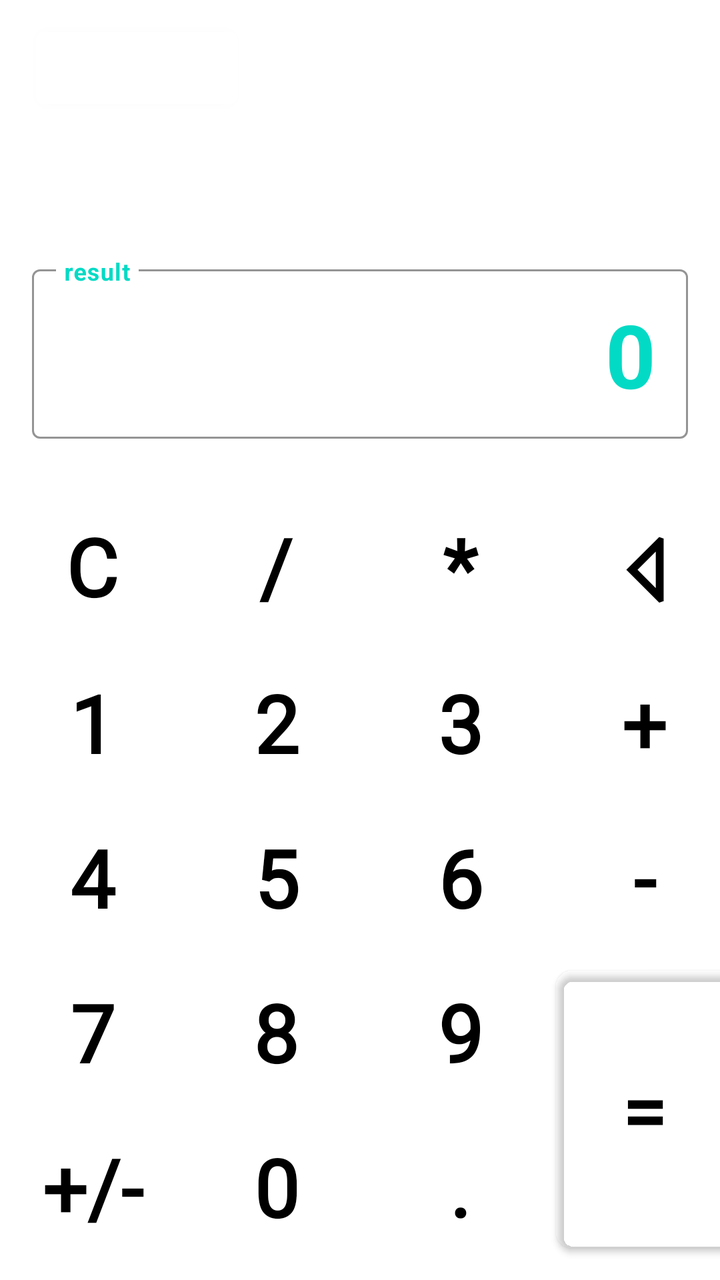
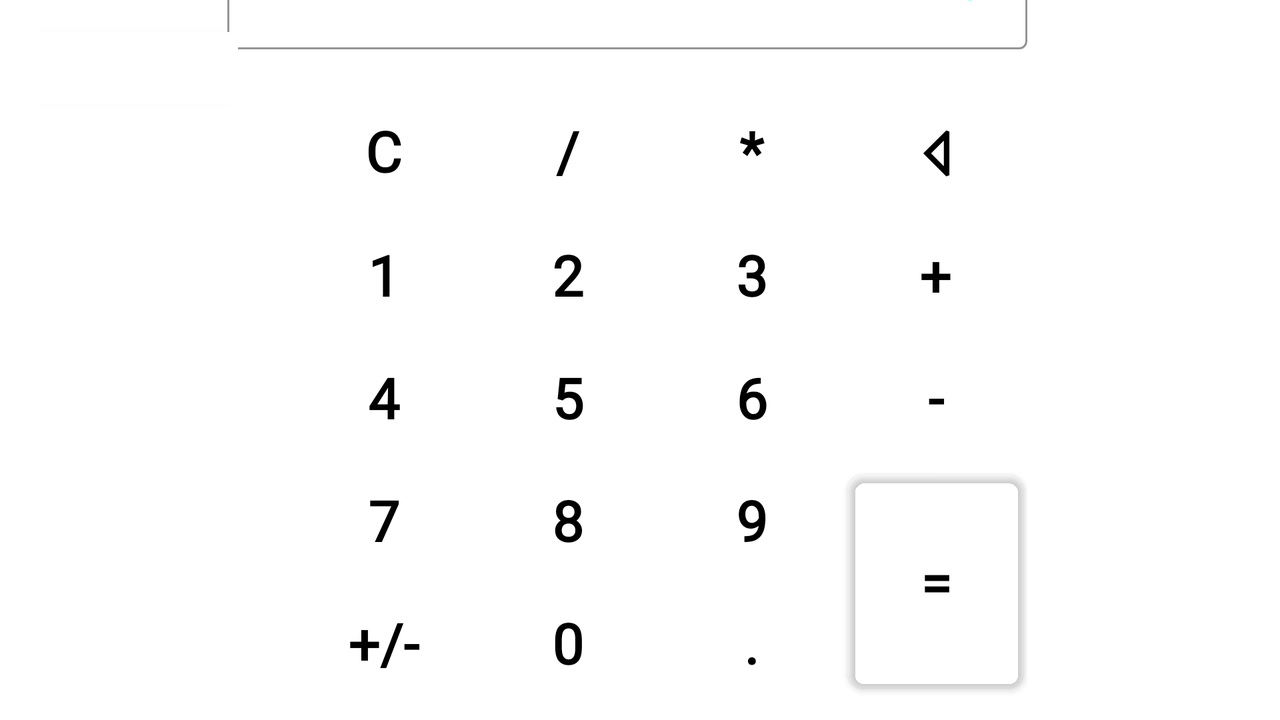

One screen, two layout resources from the same app: the default and the repository's alternative for another configuration. Each is rendered where Android would select it; the XML of both is given below.
<!-- AndroidManifest.xml: application theme Theme.AndroidCore -->
<!-- res/layout/calculator_layout.xml -->
<?xml version="1.0" encoding="utf-8"?>
<androidx.constraintlayout.widget.ConstraintLayout xmlns:android="http://schemas.android.com/apk/res/android"
    xmlns:app="http://schemas.android.com/apk/res-auto"
    xmlns:tools="http://schemas.android.com/tools"
    android:layout_width="match_parent"
    android:layout_height="match_parent">

    

    

    <com.google.android.material.button.MaterialButton
        android:id="@+id/button_dark_theme"
        style="@style/JT.SmallShapeAppearance"
        android:text="@string/calcDarkTheme"
        android:visibility="gone"
        app:layout_constraintStart_toStartOf="parent"
        app:layout_constraintTop_toTopOf="@+id/guidelineTop" />

    <com.google.android.material.button.MaterialButton
        android:id="@+id/button_light_theme"
        style="@style/JT.SmallShapeAppearance"
        android:text="@string/calcLightTheme"
        android:visibility="gone"
        app:layout_constraintStart_toEndOf="@+id/button_dark_theme"
        app:layout_constraintTop_toTopOf="@+id/guidelineTop" />

    <com.google.android.material.button.MaterialButton
        android:id="@+id/button_theme_dialog"
        style="@style/JT.SmallShapeAppearance"
        android:text="@string/theme"
        app:layout_constraintStart_toStartOf="@+id/guidelineLeft"
        app:layout_constraintTop_toTopOf="@+id/guidelineTop" />

    <com.google.android.material.textview.MaterialTextView
        android:id="@+id/textViewResult"
        style="@style/JT.TextViewInfoNumber"
        android:layout_width="0dp"
        android:layout_height="wrap_content"
        app:layout_constraintBottom_toTopOf="@+id/textInputLayout"
        app:layout_constraintEnd_toEndOf="@id/guidelineRight"
        app:layout_constraintStart_toStartOf="@+id/guidelineLeft" />

    <com.google.android.material.textfield.TextInputLayout
        android:id="@+id/textInputLayout"
        style="@style/JT.EditTextInputNumberLayout"
        android:layout_width="0dp"
        android:layout_height="wrap_content"
        android:layout_marginBottom="@dimen/std_margins"
        app:layout_constraintBottom_toTopOf="@+id/includeButtonGrid"
        app:layout_constraintEnd_toEndOf="@id/guidelineRight"
        app:layout_constraintStart_toStartOf="@id/guidelineLeft">

        <com.google.android.material.textfield.TextInputEditText
            android:id="@+id/editTextInputNumber"
            style="@style/JT.EditTextInputNumber"
            android:layout_width="match_parent"
            android:layout_height="match_parent" />
    </com.google.android.material.textfield.TextInputLayout>

    <include
        android:id="@+id/includeButtonGrid"
        layout="@layout/calculator_grid_layout"
        android:layout_width="wrap_content"
        android:layout_height="wrap_content"
        app:layout_constraintBottom_toTopOf="@+id/guidelineBottom"
        app:layout_constraintEnd_toEndOf="@id/guidelineRight"
        app:layout_constraintStart_toStartOf="@+id/guidelineLeft" />

    <androidx.constraintlayout.widget.Guideline
        android:id="@+id/guidelineLeft"
        android:layout_width="wrap_content"
        android:layout_height="wrap_content"
        android:orientation="vertical"
        app:layout_constraintGuide_begin="16dp" />

    <androidx.constraintlayout.widget.Guideline
        android:id="@+id/guidelineRight"
        android:layout_width="wrap_content"
        android:layout_height="wrap_content"
        android:orientation="vertical"
        app:layout_constraintGuide_end="16dp" />

    <androidx.constraintlayout.widget.Guideline
        android:id="@+id/guidelineTop"
        android:layout_width="wrap_content"
        android:layout_height="wrap_content"
        android:orientation="horizontal"
        app:layout_constraintGuide_begin="8dp" />

    <androidx.constraintlayout.widget.Guideline
        android:id="@+id/guidelineBottom"
        android:layout_width="wrap_content"
        android:layout_height="wrap_content"
        android:orientation="horizontal"
        app:layout_constraintGuide_end="8dp" />

</androidx.constraintlayout.widget.ConstraintLayout>
<!-- res/layout/calculator_grid_layout.xml (included above) -->
<?xml version="1.0" encoding="utf-8"?>
<GridLayout xmlns:android="http://schemas.android.com/apk/res/android"
    xmlns:app="http://schemas.android.com/apk/res-auto"
    android:layout_width="wrap_content"
    android:layout_height="wrap_content"
    android:columnCount="4">

    <com.google.android.material.button.MaterialButton
        android:id="@+id/button_clear"
        style="@style/MyCalcButton"
        android:text="@string/b_clear" />

    <com.google.android.material.button.MaterialButton
        android:id="@+id/button_divide"
        style="@style/MyCalcButton"
        android:text="@string/b_divide" />

    <com.google.android.material.button.MaterialButton
        android:id="@+id/button_multiply"
        style="@style/MyCalcButton"
        android:text="@string/b_multiply" />

    <com.google.android.material.button.MaterialButton
        android:id="@+id/button_delete"
        style="@style/MyCalcButton"
        android:text="@string/b_delete" />

    <com.google.android.material.button.MaterialButton
        android:id="@+id/button_1"
        style="@style/MyCalcButton"
        android:text="@string/b_1" />

    <com.google.android.material.button.MaterialButton
        android:id="@+id/button_2"
        style="@style/MyCalcButton"
        android:text="@string/b_2" />

    <com.google.android.material.button.MaterialButton
        android:id="@+id/button_3"
        style="@style/MyCalcButton"
        android:text="@string/b_3" />

    <com.google.android.material.button.MaterialButton
        android:id="@+id/button_add"
        style="@style/MyCalcButton"
        android:text="@string/b_add" />

    <com.google.android.material.button.MaterialButton
        android:id="@+id/button_4"
        style="@style/MyCalcButton"
        android:text="@string/b_4" />

    <com.google.android.material.button.MaterialButton
        android:id="@+id/button_5"
        style="@style/MyCalcButton"
        android:text="@string/b_5" />

    <com.google.android.material.button.MaterialButton
        android:id="@+id/button_6"
        style="@style/MyCalcButton"
        android:text="@string/b_6" />

    <com.google.android.material.button.MaterialButton
        android:id="@+id/button_substract"
        style="@style/MyCalcButton"
        android:text="@string/b_subtract" />

    <com.google.android.material.button.MaterialButton
        android:id="@+id/button_7"
        style="@style/MyCalcButton"
        android:text="@string/b_7" />

    <com.google.android.material.button.MaterialButton
        android:id="@+id/button_8"
        style="@style/MyCalcButton"
        android:text="@string/b_8" />

    <com.google.android.material.button.MaterialButton
        android:id="@+id/button_9"
        style="@style/MyCalcButton"
        android:text="@string/b_9" />

    <com.google.android.material.button.MaterialButton
        android:id="@+id/button_result"
        style="@style/JT.CalcButton"
        android:layout_rowSpan="2"
        android:layout_gravity="fill"
        android:text="@string/b_getResult" />

    <com.google.android.material.button.MaterialButton
        android:id="@+id/button_negative_positive"
        style="@style/MyCalcButton"
        android:text="@string/b_negative_positive" />

    <com.google.android.material.button.MaterialButton
        android:id="@+id/button_0"
        style="@style/MyCalcButton"
        android:text="@string/b_0" />

    <com.google.android.material.button.MaterialButton
        android:id="@+id/button_dot"
        style="@style/MyCalcButton"
        android:text="@string/b_dot" />

</GridLayout>
<!-- resources referenced by this layout -->
<resources>
  <dimen name="std_margins">4dp</dimen>
  <string name="b_0" translatable="false">0</string>
  <string name="b_1" translatable="false">1</string>
  <string name="b_2" translatable="false">2</string>
  <string name="b_3" translatable="false">3</string>
  <string name="b_4" translatable="false">4</string>
  <string name="b_5" translatable="false">5</string>
  <string name="b_6" translatable="false">6</string>
  <string name="b_7" translatable="false">7</string>
  <string name="b_8" translatable="false">8</string>
  <string name="b_9" translatable="false">9</string>
  <string name="b_add" translatable="false">+</string>
  <string name="b_clear" translatable="false">C</string>
  <string name="b_delete" translatable="false">⨞</string>
  <string name="b_divide" translatable="false">/</string>
  <string name="b_dot" translatable="false">.</string>
  <string name="b_getResult" translatable="false">=</string>
  <string name="b_multiply" translatable="false">*</string>
  <string name="b_negative_positive" translatable="false">+/-</string>
  <string name="b_subtract" translatable="false">-</string>
  <string name="calcDarkTheme">Dark theme</string>
  <string name="calcLightTheme">Light theme</string>
  <string name="theme">Theme...</string>
  <style name="JT.EditTextInputNumber" parent="ThemeOverlay.Material3.TextInputEditText">
          <item name="android:inputType">numberDecimal</item>
          <item name="android:textAlignment">textEnd</item>
          <item name="android:textColor">?attr/colorSecondary</item>
          <item name="android:textSize">@dimen/font_size_giant</item>
          <item name="android:textStyle">bold</item>
          <item name="android:text">@string/b_0</item>
          <item name="android:hint">@string/input_number_string</item>
      </style>
  <style name="JT.EditTextInputNumberLayout" parent="Widget.MaterialComponents.TextInputLayout.OutlinedBox.Dense">
          <item name="android:textColorHint">?attr/colorSecondary</item>
          <item name="boxStrokeColor">?attr/colorSecondary</item>
          <item name="errorEnabled">true</item>
          <item name="android:hint">@string/result</item>
      </style>
  <style name="JT.TextViewInfoNumber" parent="JT.RoundedTextView">
          <item name="android:textAlignment">textEnd</item>
          <item name="android:textColor">?attr/colorSecondary</item>
          <item name="android:textSize">@dimen/font_size_medium</item>
      </style>
  <style name="MyCalcButton" parent="Widget.AppCompat.Button.Borderless">
          <item name="android:layout_width">wrap_content</item>
          <item name="android:layout_height">wrap_content</item>
          <item name="android:layout_margin">@dimen/btn_margins</item>
          <item name="android:fontFamily">@font/jokerman</item>
          <item name="android:textSize">@dimen/font_size_buttons</item>
          <item name="android:textStyle">bold</item>
  
      </style>
  <dimen name="btn_margins">2dp</dimen>
  <dimen name="font_size_buttons">40sp</dimen>
  <dimen name="font_size_giant">44sp</dimen>
  <string name="input_number_string">input number</string>
  <string name="result">result</string>
  <color name="myWhite">#FFF</color>
  <style name="JT.RoundedTextView" parent="ShapeAppearance.MaterialComponents.SmallComponent">
          <item name="cornerFamily">rounded</item>
          <item name="cornerSize">16dp</item>
      </style>
  <dimen name="font_size_medium">28sp</dimen>
  <color name="purple_700">#FF3700B3</color>
  <color name="black">#FF000000</color>
  <color name="teal_200">#FF03DAC5</color>
  <color name="teal_700">#FF018786</color>
  <!-- some entries are left out for length -->
</resources>
<!-- res/layout-land/calculator_layout.xml (the repository's variant of the layout above) -->
<!-- drawn on the phone turned sideways -->
<?xml version="1.0" encoding="utf-8"?>
<androidx.constraintlayout.widget.ConstraintLayout xmlns:android="http://schemas.android.com/apk/res/android"
    xmlns:app="http://schemas.android.com/apk/res-auto"
    xmlns:tools="http://schemas.android.com/tools"
    android:layout_width="match_parent"
    android:layout_height="match_parent">

    <com.google.android.material.button.MaterialButton
        android:id="@+id/button_dark_theme"
        style="@style/JT.SmallShapeAppearance"
        android:text="@string/calcDarkTheme"
        android:visibility="gone"
        app:layout_constraintStart_toStartOf="parent"
        app:layout_constraintTop_toTopOf="parent" />

    <com.google.android.material.button.MaterialButton
        android:id="@+id/button_light_theme"
        style="@style/JT.SmallShapeAppearance"
        android:text="@string/calcLightTheme"
        android:visibility="gone"
        app:layout_constraintStart_toStartOf="parent"
        app:layout_constraintTop_toBottomOf="@+id/button_dark_theme" />

    <com.google.android.material.button.MaterialButton
        android:id="@+id/button_theme_dialog"
        style="@style/JT.SmallShapeAppearance"
        android:text="@string/theme"
        app:layout_constraintStart_toStartOf="@+id/guidelineLeft"
        app:layout_constraintTop_toTopOf="@+id/guidelineTop" />

    <com.google.android.material.textview.MaterialTextView
        android:id="@+id/textViewResult"
        style="@style/JT.TextViewInfoNumber"
        android:layout_width="0dp"
        android:layout_height="0dp"
        android:gravity="center|right"
        android:paddingBottom="@dimen/std_margins"
        android:textAlignment="gravity"
        app:layout_constraintBottom_toBottomOf="@+id/textInputLayout"
        app:layout_constraintEnd_toStartOf="@+id/textInputLayout"
        app:layout_constraintStart_toStartOf="@+id/includeButtonGrid"
        app:layout_constraintTop_toTopOf="@+id/textInputLayout" />

    <com.google.android.material.textfield.TextInputLayout
        android:id="@+id/textInputLayout"
        style="@style/JT.EditTextInputNumberLayout"
        android:layout_width="400dp"
        android:layout_height="wrap_content"
        app:layout_constraintBottom_toTopOf="@+id/includeButtonGrid"
        app:layout_constraintEnd_toEndOf="@+id/includeButtonGrid">

        <com.google.android.material.textfield.TextInputEditText
            android:id="@+id/editTextInputNumber"
            style="@style/JT.EditTextInputNumber"
            android:layout_width="match_parent"
            android:layout_height="match_parent" />
    </com.google.android.material.textfield.TextInputLayout>

    <include
        android:id="@+id/includeButtonGrid"
        layout="@layout/calculator_grid_layout"
        android:layout_width="wrap_content"
        android:layout_height="wrap_content"
        app:layout_constraintBottom_toTopOf="@+id/guidelineBottom"
        app:layout_constraintEnd_toStartOf="@+id/guidelineRight"
        app:layout_constraintStart_toStartOf="@+id/guidelineLeft2" />

    <androidx.constraintlayout.widget.Guideline
        android:id="@+id/guidelineLeft"
        android:layout_width="wrap_content"
        android:layout_height="wrap_content"
        android:orientation="vertical"
        app:layout_constraintGuide_begin="16dp" />

    <androidx.constraintlayout.widget.Guideline
        android:id="@+id/guidelineLeft2"
        android:layout_width="wrap_content"
        android:layout_height="wrap_content"
        android:orientation="vertical"
        app:layout_constraintGuide_begin="119dp" />

    <androidx.constraintlayout.widget.Guideline
        android:id="@+id/guidelineRight"
        android:layout_width="wrap_content"
        android:layout_height="wrap_content"
        android:orientation="vertical"
        app:layout_constraintGuide_end="100dp" />

    <androidx.constraintlayout.widget.Guideline
        android:id="@+id/guidelineTop"
        android:layout_width="wrap_content"
        android:layout_height="wrap_content"
        android:orientation="horizontal"
        app:layout_constraintGuide_begin="8dp" />

    <androidx.constraintlayout.widget.Guideline
        android:id="@+id/guidelineBottom"
        android:layout_width="wrap_content"
        android:layout_height="wrap_content"
        android:orientation="horizontal"
        app:layout_constraintGuide_end="8dp" />

</androidx.constraintlayout.widget.ConstraintLayout>
<!-- resources referenced by the variant -->
<!-- as the phone turned sideways resolves them -->
<resources>
  <dimen name="std_margins">4dp</dimen>
  <string name="b_0" translatable="false">0</string>
  <string name="b_1" translatable="false">1</string>
  <string name="b_2" translatable="false">2</string>
  <string name="b_3" translatable="false">3</string>
  <string name="b_4" translatable="false">4</string>
  <string name="b_5" translatable="false">5</string>
  <string name="b_6" translatable="false">6</string>
  <string name="b_7" translatable="false">7</string>
  <string name="b_8" translatable="false">8</string>
  <string name="b_9" translatable="false">9</string>
  <string name="b_add" translatable="false">+</string>
  <string name="b_clear" translatable="false">C</string>
  <string name="b_delete" translatable="false">⨞</string>
  <string name="b_divide" translatable="false">/</string>
  <string name="b_dot" translatable="false">.</string>
  <string name="b_getResult" translatable="false">=</string>
  <string name="b_multiply" translatable="false">*</string>
  <string name="b_negative_positive" translatable="false">+/-</string>
  <string name="b_subtract" translatable="false">-</string>
  <string name="calcDarkTheme">Dark theme</string>
  <string name="calcLightTheme">Light theme</string>
  <string name="theme">Theme...</string>
  <style name="JT.EditTextInputNumber" parent="ThemeOverlay.Material3.TextInputEditText">
          <item name="android:inputType">numberDecimal</item>
          <item name="android:textAlignment">textEnd</item>
          <item name="android:textColor">?attr/colorSecondary</item>
          <item name="android:textSize">@dimen/font_size_giant</item>
          <item name="android:textStyle">bold</item>
          <item name="android:text">@string/b_0</item>
          <item name="android:hint">@string/input_number_string</item>
      </style>
  <style name="JT.EditTextInputNumberLayout" parent="Widget.MaterialComponents.TextInputLayout.OutlinedBox.Dense">
          <item name="android:textColorHint">?attr/colorSecondary</item>
          <item name="boxStrokeColor">?attr/colorSecondary</item>
          <item name="errorEnabled">true</item>
          <item name="android:hint">@string/result</item>
      </style>
  <style name="JT.TextViewInfoNumber" parent="JT.RoundedTextView">
          <item name="android:textAlignment">textEnd</item>
          <item name="android:textColor">?attr/colorSecondary</item>
          <item name="android:textSize">@dimen/font_size_medium</item>
      </style>
  <style name="MyCalcButton" parent="Widget.AppCompat.Button.Borderless">
          <item name="android:layout_width">wrap_content</item>
          <item name="android:layout_height">wrap_content</item>
          <item name="android:layout_margin">@dimen/btn_margins</item>
          <item name="android:fontFamily">@font/jokerman</item>
          <item name="android:textSize">@dimen/font_size_buttons</item>
          <item name="android:textStyle">bold</item>
  
      </style>
  <!-- from res/values-land/ -->
  <dimen name="btn_margins">2dp</dimen>
  <!-- from res/values-land/ -->
  <dimen name="font_size_buttons">28sp</dimen>
  <dimen name="font_size_giant">44sp</dimen>
  <string name="input_number_string">input number</string>
  <string name="result">result</string>
  <color name="myWhite">#FFF</color>
  <style name="JT.RoundedTextView" parent="ShapeAppearance.MaterialComponents.SmallComponent">
          <item name="cornerFamily">rounded</item>
          <item name="cornerSize">16dp</item>
      </style>
  <dimen name="font_size_medium">28sp</dimen>
  <color name="purple_700">#FF3700B3</color>
  <color name="black">#FF000000</color>
  <color name="teal_200">#FF03DAC5</color>
  <color name="teal_700">#FF018786</color>
  <!-- some entries are left out for length -->
</resources>
